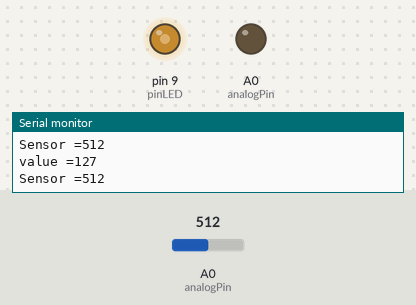
Bench run of a sketch on a simulated Arduino Uno, built with avr-gcc and run on an emulated ATmega328P. Parts: output pins drawn as LEDs (lit = HIGH), the last lines printed to the serial monitor. The inputs (shaded band) are chosen by the test bench; at power-on: A0 (analogPin) = 512.

Above: at 1.2 s.
1.3 s: A0 (analogPin) set to 412
At 2.2 s:
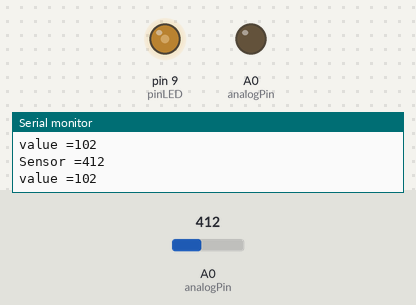
2.8 s: A0 (analogPin) set to 384
At 3.6 s:
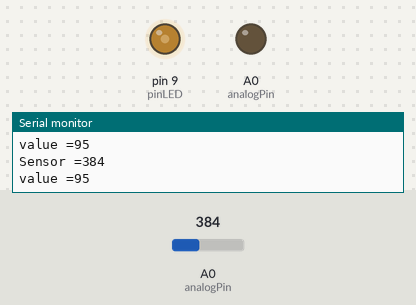
5.8 s: A0 (analogPin) set to 716
At 7.0 s:
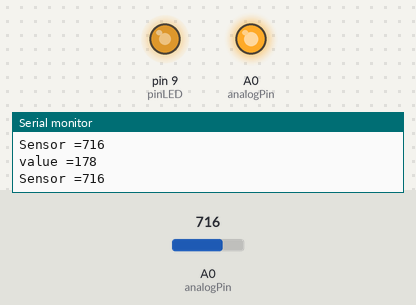
7.3 s: A0 (analogPin) set to 988
At 8.4 s:
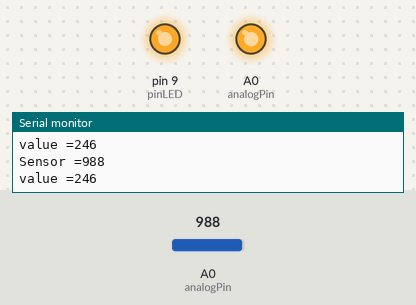
8.8 s: A0 (analogPin) set to 1013
At 10.0 s:
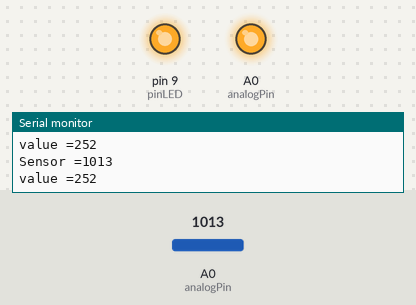
10.3 s: A0 (analogPin) set to 122
At 11.7 s:
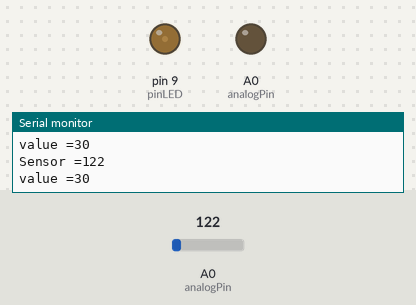
Timing chart, 0 to 12.8 s (numbered marks = the images above; inputs shaded):
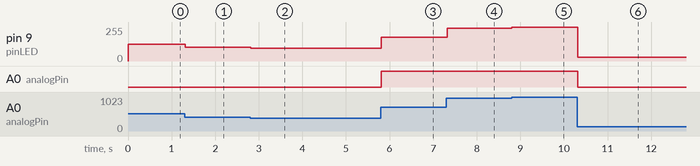

Measured:
- after the input at 1.3 s, pin 9 (pinLED): 127/255 → 102/255 at once
- after the input at 2.8 s, pin 9 (pinLED): 102/255 → 95/255 at once
- after the input at 5.8 s, pin 9 (pinLED): 95/255 → 178/255 at once; A0 (analogPin): LOW → HIGH at once
- after the input at 7.3 s, pin 9 (pinLED): 178/255 → 246/255 at once
- after the input at 8.8 s, pin 9 (pinLED): 246/255 → 252/255 at once
- after the input at 10.3 s, pin 9 (pinLED): 252/255 → 30/255 at once; A0 (analogPin): HIGH → LOW at once

The sketch:

potentiometerCommande.ino
```cpp
int analogPin = A0;
int sensorValue = 0;
int pinLED = 9;

void setup() {
  // put your setup code here, to run once:
  Serial.begin(9600); //open Serial Monitor to see poten values


}

void loop() {
  // put your main code here, to run repeatedly:
  sensorValue = analogRead(A0); // for values from 0 to 1023

  int outputValue = map(sensorValue,0,1023,0,255); //
  analogWrite(analogPin,outputValue);
  analogWrite(pinLED, outputValue);
  Serial.print("Sensor =");
  Serial.println(sensorValue);
  Serial.print("value =");
  Serial.println(outputValue);
  //delay(1000);

}
```
